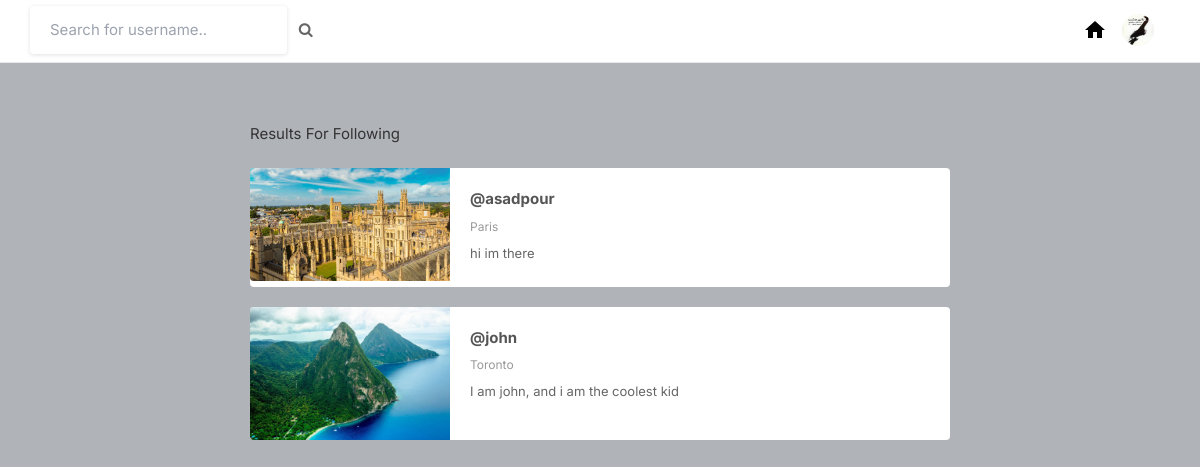
Before: /following/jo (signed in) with the older database file.
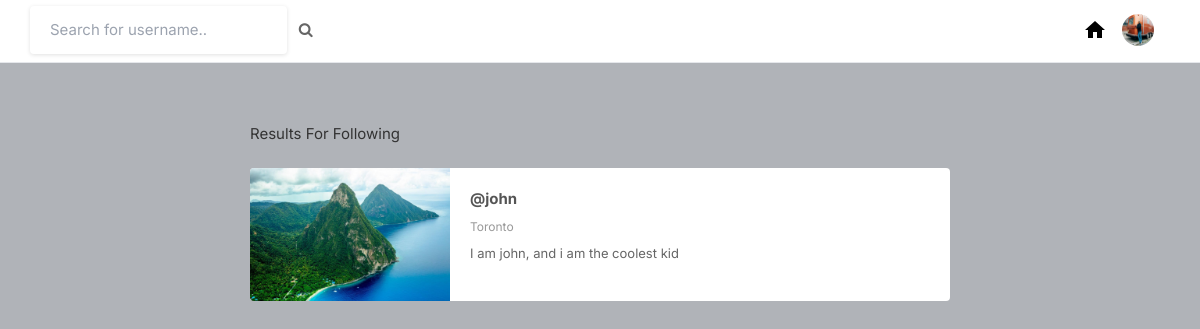
After: the same page with the newer database file.
### core/models.py (models this page shows, shortened)
class Profile(models.Model):
    user = models.OneToOneField(User, on_delete=models.CASCADE, related_name='profile')
    id_user = models.IntegerField()
    bio = models.TextField(blank=True)
    email_confirmed = models.BooleanField(default=False)
    phone_confirmed = models.BooleanField(default=False)
    phone_number = models.TextField(blank=True)
    private_public = models.BooleanField(default=False)
    profileimg = models.ImageField(upload_to='profile_images',default='blank-profile-picture.png')
    profilebackground = models.ImageField(upload_to='profile_images',default='blank-profile-picture.png')
    location = models.CharField(max_length=100, blank=True)

### core/views.py (the view)
# urls.py: path('following/<str:pk>', views.following, name='following'),
@login_required(login_url='signin')
def following(request, pk):
    user_object = User.objects.get(username=request.user.username)
    user_profile = Profile.objects.get(user=user_object)
    followed_usernames = FollowersCount.objects.filter(
        follower=pk
    ).values_list('user', flat=True)
    profiles = Profile.objects.filter(user__username__in=followed_usernames)
    return render(request, 'following.html', {
        'profiles': profiles,
        'user_profile': user_profile
    })

### templates/following.html (shortened to what this page needs)
{% load static %}
<html lang="en">
<head>
    <link rel="stylesheet" href="{% static 'assets/css/icons.css' %}">
    <link rel="stylesheet" href="{% static 'assets/css/uikit.css' %}">
    <link rel="stylesheet" href="{% static 'assets/css/style.css' %}">
    <link rel="stylesheet" href="{% static 'assets/css/tailwind.css' %}">
    <link rel="stylesheet" href="https://cdnjs.cloudflare.com/ajax/libs/font-awesome/4.7.0/css/font-awesome.min.css">
</head>
<body>
            <form action="search" method="POST">
            <header style="margin-top: -23px;">
                <div class="header_inner">
                    <div class="left-side">
                                <input type="text" name="username" placeholder="Search for username..">&nbsp; &nbsp;
                                <button type="submit"><i class="fa fa-search fa-1x"></i></button>
                    </div>
                    <div class="right-side lg:pr-4">
                        <a href="/" title="Home" style="display: inline-block; margin-left: 20px; color: black;">
                            <svg xmlns="http://www.w3.org/2000/svg" fill="black" width="24" height="24" viewBox="0 0 24 24">
                                <path d="M10 20v-6h4v6h5v-8h3L12 3 2 12h3v8z"/>
                            </svg>
                        </a>
                        <a href="#">
                            <img src="{{ user_profile.profileimg.url }}" class="header-avatar" alt="">
                        </a>
                    </div>
                </div>
            </header>
            </form>
            <div style="margin-left: 250px; margin-right: 250px;">
                <div class="container">
                <div class="row ng-scope">
                    <div class="col-md-3 col-md-push-9">
                        <h4>Results For Following <span class="fw-semi-bold"><b>{{username}}</b></span></h4>
                        <br>
                    </div>
                    <div class="col-md-9 col-md-pull-3">
                        {% for users in profiles %}
                        <section class="search-result-item">
                            <a class="image-link" href="/profile/{{users.user}}"><img class="image" src="{{users.profileimg.url}}">
                            </a>
                            <div class="search-result-item-body">
                                <div class="row">
                                    <div class="col-sm-9">
                                        <h4 class="search-result-item-heading"><a href="/profile/{{users.user}}"><b>@{{users.user}}</b></a></h4>
                                        <p class="info">{{users.location}}</p>
                                        <p class="description">{{users.bio}}</p>
                                    </div>
                                </div>
                            </div>
                        </section>
                        {% endfor %}
                    </div>
                </div>
                </div>
            </div>
</body>
</html>

Changed rows visible on the page:
no longer on this page (row edited): Profile: profileimg (picture), user "asadpour", location "Paris", bio "hi im there"
changed Profile (number 1 of 2 on the later page): profileimg: a different picture
